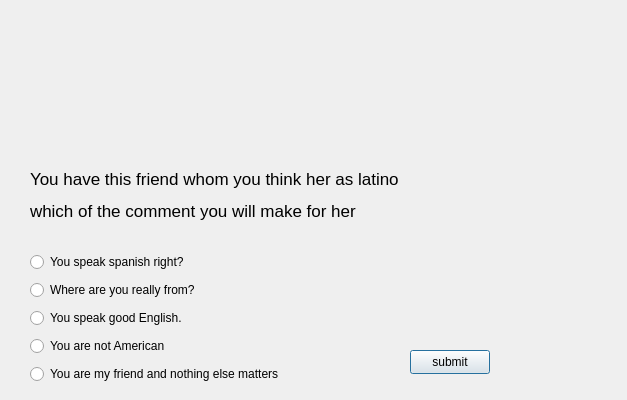
<?xml version="1.0" encoding="UTF-8"?>
<ui version="4.0">
 <class>question5</class>
 <widget class="QDialog" name="question5">
  <property name="geometry">
   <rect>
    <x>0</x>
    <y>0</y>
    <width>627</width>
    <height>400</height>
   </rect>
  </property>
  <property name="windowTitle">
   <string>Question 5</string>
  </property>
  <property name="styleSheet">
   <string notr="true">border-image: url(:/Desktop/Screen Shot 2021-12-14 at 2.02.33 PM.png);</string>
  </property>
  <widget class="QLabel" name="label">
   <property name="geometry">
    <rect>
     <x>30</x>
     <y>160</y>
     <width>541</width>
     <height>71</height>
    </rect>
   </property>
   <property name="styleSheet">
    <string notr="true">color: rgb(0, 0, 0);</string>
   </property>
   <property name="text">
    <string>&lt;!DOCTYPE HTML PUBLIC &quot;-//W3C//DTD HTML 4.0//EN&quot; &quot;http://www.w3.org/TR/REC-html40/strict.dtd&quot;&gt;
&lt;html&gt;&lt;head&gt;&lt;meta name=&quot;qrichtext&quot; content=&quot;1&quot; /&gt;&lt;meta charset=&quot;utf-8&quot; /&gt;&lt;style type=&quot;text/css&quot;&gt;
p, li { white-space: pre-wrap; }
&lt;/style&gt;&lt;/head&gt;&lt;body style=&quot; font-family:'.AppleSystemUIFont'; font-size:13pt; font-weight:400; font-style:normal;&quot;&gt;
&lt;p style=&quot; margin-top:12px; margin-bottom:12px; margin-left:0px; margin-right:0px; -qt-block-indent:0; text-indent:0px;&quot;&gt;You have this friend whom you think her as latino&lt;/p&gt;
&lt;p style=&quot; margin-top:12px; margin-bottom:12px; margin-left:0px; margin-right:0px; -qt-block-indent:0; text-indent:0px;&quot;&gt;which of the comment you will make for her&lt;/p&gt;&lt;/body&gt;&lt;/html&gt;</string>
   </property>
  </widget>
  <widget class="QPushButton" name="pushButton">
   <property name="geometry">
    <rect>
     <x>410</x>
     <y>350</y>
     <width>80</width>
     <height>24</height>
    </rect>
   </property>
   <property name="styleSheet">
    <string notr="true">border-image: url(:/black_bg/img/Screen Shot 2021-12-14 at 12.45.35 AM.png);</string>
   </property>
   <property name="text">
    <string>submit</string>
   </property>
  </widget>
  <widget class="QWidget" name="layoutWidget">
   <property name="geometry">
    <rect>
     <x>30</x>
     <y>250</y>
     <width>280</width>
     <height>136</height>
    </rect>
   </property>
   <layout class="QVBoxLayout" name="verticalLayout">
    <item>
     <widget class="QRadioButton" name="o1">
      <property name="styleSheet">
       <string notr="true">color: rgb(0, 0, 0);</string>
      </property>
      <property name="text">
       <string>You speak spanish right?</string>
      </property>
     </widget>
    </item>
    <item>
     <widget class="QRadioButton" name="o2">
      <property name="styleSheet">
       <string notr="true">color: rgb(0, 0, 0);</string>
      </property>
      <property name="text">
       <string>Where are you really from?</string>
      </property>
     </widget>
    </item>
    <item>
     <widget class="QRadioButton" name="o3">
      <property name="styleSheet">
       <string notr="true">color: rgb(0, 0, 0);</string>
      </property>
      <property name="text">
       <string>You speak good English.</string>
      </property>
     </widget>
    </item>
    <item>
     <widget class="QRadioButton" name="o4">
      <property name="styleSheet">
       <string notr="true">color: rgb(0, 0, 0);</string>
      </property>
      <property name="text">
       <string>You are not American</string>
      </property>
     </widget>
    </item>
    <item>
     <widget class="QRadioButton" name="o5">
      <property name="styleSheet">
       <string notr="true">color: rgb(0, 0, 0);</string>
      </property>
      <property name="text">
       <string>You are my friend and nothing else matters</string>
      </property>
     </widget>
    </item>
   </layout>
  </widget>
  <widget class="QLabel" name="label_2">
   <property name="geometry">
    <rect>
     <x>37</x>
     <y>25</y>
     <width>211</width>
     <height>131</height>
    </rect>
   </property>
   <property name="styleSheet">
    <string notr="true">border-image: url(:/qimage/img/latinogirl.jpg);</string>
   </property>
   <property name="text">
    <string/>
   </property>
  </widget>
 </widget>
 <resources/>
 <connections/>
</ui>
